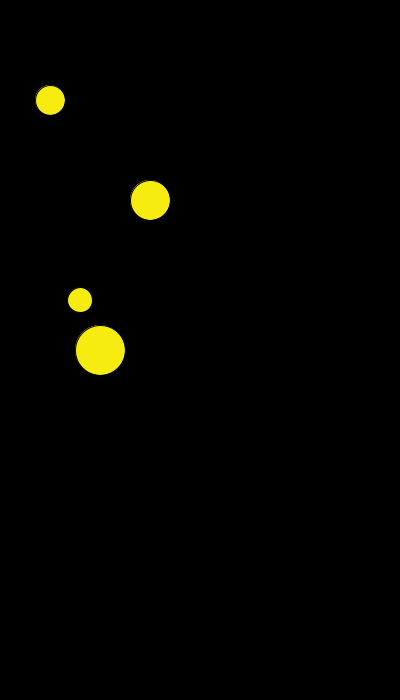
Frame 1 (no input)
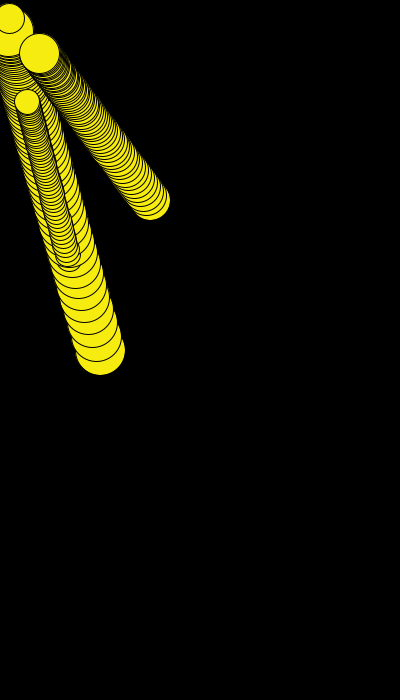
Frame 60 (the mouse pressed at the canvas centre just before this capture)
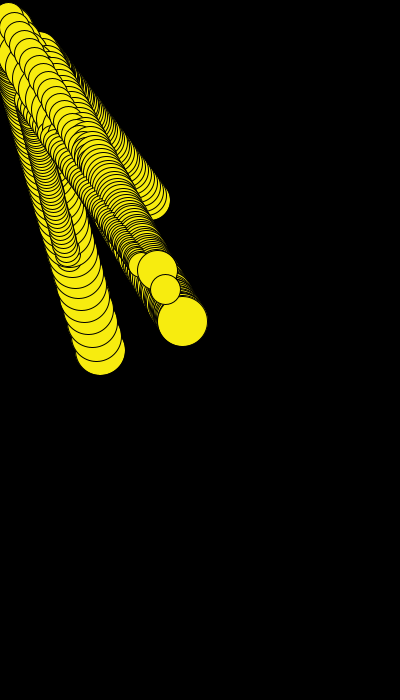
Frame 120 (the mouse held since frame 60 and released just before this capture)

The Processing sketch that drew these frames (run headless with seeded random() and noise(); from frame 60 on, the mouse is pressed at the canvas centre):

// Processing sketch: processing_36092
// ── processing_36092.pde

float e_x = 100;
float e_y = 350;

float e_x2 = 80;
float e_y2 = 300;

float e_x3 = 150;
float e_y3 = 200;

float e_x4 = 50;
float e_y4 = 100;

void setup(){
  size(400,700);
  background(0);
}

void draw() {
 
 fill(247,236,15);
 
 ellipse(e_x,e_y,50,50);
 e_y = e_y + (mouseY - e_y)/25.0;
 e_x = e_x + (mouseX - e_x)/25.0;
 
 ellipse(e_x2,e_y2,25,25);
 e_y2 = e_y2 + (mouseY - e_y2)/55.0;
 e_x2 = e_x2 + (mouseX - e_x2)/55.0;
 
 ellipse(e_x3,e_y3,40,40);
 e_y3 = e_y3 + (mouseY - e_y3)/45.0;
 e_x3 = e_x3 + (mouseX - e_x3)/45.0;
 
  ellipse(e_x4,e_y4,30,30);
 e_y4 = e_y4 + (mouseY - e_y4)/35.0;
 e_x4 = e_x4 + (mouseX - e_x4)/35.0;
}

void mouseClicked(){
  background(0);
}
